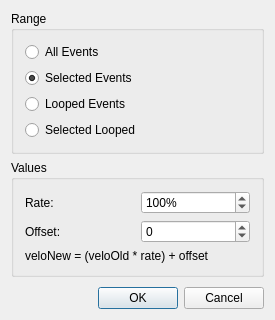
<?xml version="1.0" encoding="UTF-8"?>
<ui version="4.0">
 <class>VelocityBase</class>
 <widget class="QDialog" name="VelocityBase">
  <property name="geometry">
   <rect>
    <x>0</x>
    <y>0</y>
    <width>275</width>
    <height>320</height>
   </rect>
  </property>
  <property name="windowTitle">
   <string>MusE: Modify Velocity</string>
  </property>
  <layout class="QVBoxLayout" name="verticalLayout_2">
   <property name="spacing">
    <number>6</number>
   </property>
   <property name="margin">
    <number>11</number>
   </property>
   <item>
    <widget class="QGroupBox" name="rangeBox">
     <property name="title">
      <string>Range</string>
     </property>
     <layout class="QVBoxLayout" name="verticalLayout">
      <property name="spacing">
       <number>6</number>
      </property>
      <property name="margin">
       <number>11</number>
      </property>
      <item>
       <widget class="QRadioButton" name="allEvents">
        <property name="text">
         <string>All Events</string>
        </property>
       </widget>
      </item>
      <item>
       <widget class="QRadioButton" name="selectedEvents">
        <property name="text">
         <string>Selected Events</string>
        </property>
        <property name="checked">
         <bool>true</bool>
        </property>
       </widget>
      </item>
      <item>
       <widget class="QRadioButton" name="loopedEvents">
        <property name="text">
         <string>Looped Events</string>
        </property>
       </widget>
      </item>
      <item>
       <widget class="QRadioButton" name="selectedLooped">
        <property name="text">
         <string>Selected Looped</string>
        </property>
       </widget>
      </item>
     </layout>
    </widget>
   </item>
   <item>
    <widget class="QGroupBox" name="groupBox_2">
     <property name="title">
      <string>Values</string>
     </property>
     <layout class="QGridLayout" name="gridLayout">
      <property name="margin">
       <number>11</number>
      </property>
      <property name="spacing">
       <number>6</number>
      </property>
      <item row="0" column="0">
       <widget class="QLabel" name="TextLabel3">
        <property name="text">
         <string>Rate:</string>
        </property>
        <property name="wordWrap">
         <bool>false</bool>
        </property>
       </widget>
      </item>
      <item row="0" column="1">
       <widget class="QSpinBox" name="rate">
        <property name="suffix">
         <string>%</string>
        </property>
        <property name="maximum">
         <number>200</number>
        </property>
        <property name="value">
         <number>100</number>
        </property>
       </widget>
      </item>
      <item row="1" column="0">
       <widget class="QLabel" name="TextLabel4">
        <property name="text">
         <string>Offset:</string>
        </property>
        <property name="wordWrap">
         <bool>false</bool>
        </property>
       </widget>
      </item>
      <item row="1" column="1">
       <widget class="QSpinBox" name="offset">
        <property name="minimum">
         <number>-127</number>
        </property>
        <property name="maximum">
         <number>127</number>
        </property>
        <property name="singleStep">
         <number>1</number>
        </property>
        <property name="value">
         <number>0</number>
        </property>
       </widget>
      </item>
      <item row="2" column="0" colspan="2">
       <widget class="QLabel" name="label">
        <property name="text">
         <string>veloNew = (veloOld * rate) + offset</string>
        </property>
       </widget>
      </item>
     </layout>
    </widget>
   </item>
   <item>
    <spacer name="verticalSpacer">
     <property name="orientation">
      <enum>Qt::Vertical</enum>
     </property>
     <property name="sizeHint" stdset="0">
      <size>
       <width>20</width>
       <height>40</height>
      </size>
     </property>
    </spacer>
   </item>
   <item>
    <layout class="QHBoxLayout" name="horizontalLayout">
     <property name="spacing">
      <number>6</number>
     </property>
     <item>
      <spacer name="Spacer1">
       <property name="orientation">
        <enum>Qt::Horizontal</enum>
       </property>
       <property name="sizeType">
        <enum>QSizePolicy::Expanding</enum>
       </property>
       <property name="sizeHint" stdset="0">
        <size>
         <width>20</width>
         <height>20</height>
        </size>
       </property>
      </spacer>
     </item>
     <item>
      <widget class="QPushButton" name="okButton">
       <property name="text">
        <string>OK</string>
       </property>
       <property name="autoDefault">
        <bool>false</bool>
       </property>
       <property name="default">
        <bool>true</bool>
       </property>
      </widget>
     </item>
     <item>
      <widget class="QPushButton" name="cancelButton">
       <property name="text">
        <string>Cancel</string>
       </property>
      </widget>
     </item>
    </layout>
   </item>
  </layout>
 </widget>
 <layoutdefault spacing="6" margin="11"/>
 <resources/>
 <connections>
  <connection>
   <sender>okButton</sender>
   <signal>clicked()</signal>
   <receiver>VelocityBase</receiver>
   <slot>accept()</slot>
   <hints>
    <hint type="sourcelabel">
     <x>20</x>
     <y>20</y>
    </hint>
    <hint type="destinationlabel">
     <x>20</x>
     <y>20</y>
    </hint>
   </hints>
  </connection>
  <connection>
   <sender>cancelButton</sender>
   <signal>clicked()</signal>
   <receiver>VelocityBase</receiver>
   <slot>reject()</slot>
   <hints>
    <hint type="sourcelabel">
     <x>20</x>
     <y>20</y>
    </hint>
    <hint type="destinationlabel">
     <x>20</x>
     <y>20</y>
    </hint>
   </hints>
  </connection>
 </connections>
</ui>
